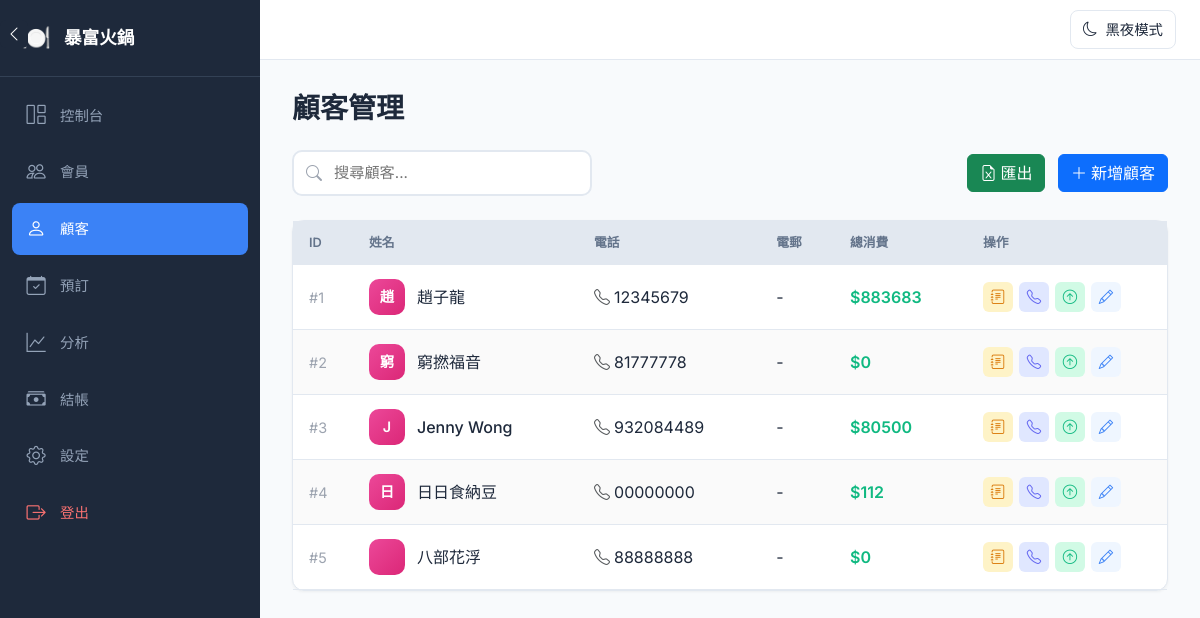
/customers (signed in), run on an earlier commit of the app's database.
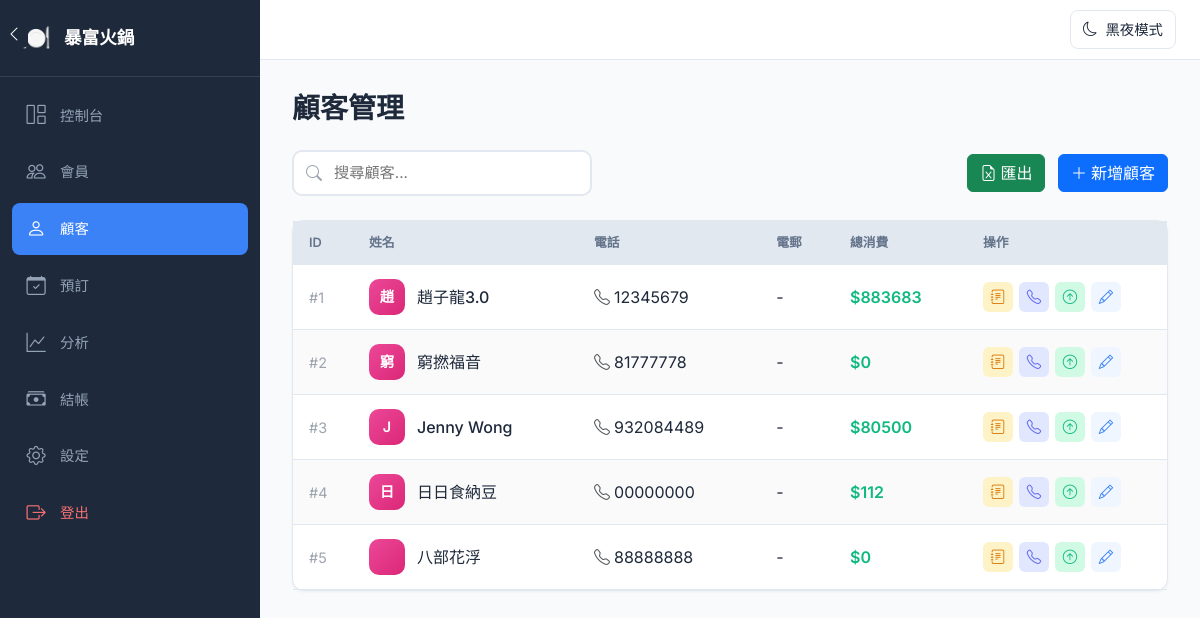
And on a later commit of the database.
### app.py (models this page shows)
class Customer(Base):
    __tablename__ = 'customers'
    id = Column(Integer, primary_key=True)
    name = Column(String(100), nullable=False)
    phone = Column(String(20), unique=True, nullable=False)
    email = Column(String(100))
    birthday = Column(DateTime)
    tags = Column(String(500))  # 標籤，用逗號分隔
    address = Column(String(200))
    avg_spend = Column(Float, default=0.0)
    preferences = Column(Text)  # e.g. "愛辣、不吃蔥"
    allergies = Column(Text)  # 過敏食物
    notes = Column(Text)  # 額外備註
    visits = Column(Integer, default=0)
    total_spent = Column(Float, default=0)  # 總消費
    points = Column(Integer, default=0)  # 積分 (已停用)
    created_at = Column(DateTime, default=datetime.utcnow)
    updated_at = Column(DateTime, default=datetime.utcnow, onupdate=datetime.utcnow)

### app.py (the view)
@app.route('/customers')
@login_required
def customers():
    db = get_db_session()
    search = request.args.get('search', '').strip()
    if search:
        customers_list = db.query(Customer).filter(
            (Customer.name.like(f'%{search}%')) |
            (Customer.phone.like(f'%{search}%'))
        ).all()
    else:
        customers_list = db.query(Customer).all()
    db.close()
    return render_template('customers.html', customers=customers_list, search=search)

### app.py (called while the page is built)
@app.after_request
def add_header(response):
    response.headers['Cache-Control'] = 'no-cache, no-store, must-revalidate'
    response.headers['Pragma'] = 'no-cache'
    response.headers['Expires'] = '0'
    return response

@app.context_processor
def inject_dark_mode():
    db = get_db_session()
    settings_obj = db.query(Settings).first()
    dark_mode = settings_obj.dark_mode if settings_obj else 0
    restaurant_name = settings_obj.restaurant_name if settings_obj else '我的餐廳'
    db.close()
    return dict(dark_mode=dark_mode, restaurant_name=restaurant_name)

def get_db_session():
    return Session()

def login_required(f):
    @wraps(f)
    def decorated_function(*args, **kwargs):
        if 'employee_id' not in session:
            return redirect(url_for('login'))
        return f(*args, **kwargs)
    return decorated_function

### templates/customers.html (shortened to what this page needs)
{% extends "base.html" %}
{% block content %}
<h1 class="page-title">顧客管理</h1>
<div class="d-flex justify-content-between align-items-center mb-4">
    <form method="GET" action="{{ url_for('customers') }}" class="search-box" style="display: flex; align-items: center; width: 300px;">
        <i class="bi bi-search" style="position: absolute; left: 14px; color: #9ca3af;"></i>
        <input type="text" name="search" placeholder="搜尋顧客..." class="search-input" value="{{ search or '' }}" style="padding-left: 40px;">
    </form>
    <div>
        <a href="{{ url_for('export_data', type='customers') }}" class="btn btn-success me-2">
            <i class="bi bi-file-earmark-excel me-1"></i>匯出
        </a>
        <a href="{{ url_for('add_customer') }}" class="btn btn-primary">
            <i class="bi bi-plus-lg me-1"></i>新增顧客
        </a>
    </div>
</div>
<div class="custom-card">
    <div class="table-responsive">
        <table class="custom-table">
            <thead>
                <tr>
                    <th style="width: 60px;">ID</th>
                    <th>姓名</th>
                    <th>電話</th>
                    <th>電郵</th>
                    <th>總消費</th>
                    <th style="width: 200px;">操作</th>
                </tr>
            </thead>
            <tbody>
                {% for customer in customers %}
                <tr>
                    <td><span class="customer-id">#{{ customer.id }}</span></td>
                    <td>
                        <div class="customer-info">
                            <div class="customer-avatar" style="background: linear-gradient(135deg, #ec4899, #db2777);">
                                {{ customer.name[0] }}
                            </div>
                            <span class="customer-name">{{ customer.name }}</span>
                        </div>
                    </td>
                    <td><i class="bi bi-telephone me-1 text-muted"></i>{{ customer.phone }}</td>
                    <td>{{ customer.email or '-' }}</td>
                    <td><span class="spent">${{ "%.0f"|format(customer.total_spent) }}</span></td>
                    <td>
                        <div class="action-buttons">
                            <a href="{{ url_for('customer_visits', customer_id=customer.id) }}" class="btn-action note" title="消費記錄">
                                <i class="bi bi-journal-text"></i>
                            </a>
                            <a href="{{ url_for('customer_interactions', customer_id=customer.id) }}" class="btn-action call" title="聯繫記錄">
                                <i class="bi bi-telephone"></i>
                            </a>
                            <a href="{{ url_for('upgrade_to_member', customer_id=customer.id) }}" class="btn-action upgrade" title="升級為會員">
                                <i class="bi bi-arrow-up-circle"></i>
                            </a>
                            <a href="{{ url_for('edit_customer', customer_id=customer.id) }}" class="btn-action edit" title="編輯">
                                <i class="bi bi-pencil"></i>
                            </a>
                        </div>
                    </td>
                </tr>
                {% endfor %}
            </tbody>
        </table>
    </div>
</div>
{% endblock %}

What changed in the data, as far as the page shows it:
changed Customer id 1: name "趙子龍" → "趙子龍3.0"
